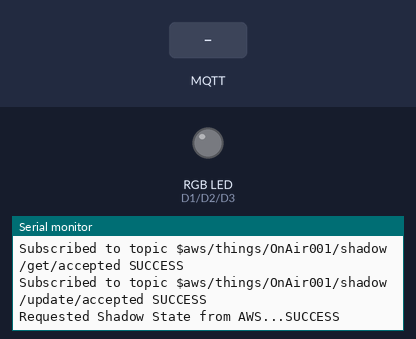
A sketch run on a simulated ESP8266 (NodeMCU). Parts: an RGB LED mixed from three pins (HIGH = lit), the last lines printed to the serial monitor. The inputs (shaded band) are chosen by the test bench. WiFi joins after 1.5 s; servers stay silent unless stated; the local clock reads 2024-03-15 10:24:30 at power-on unless the sketch sets it; no MQTT or app messages arrive unless stated.

Above: at 4.8 s.
4.9 s: MQTT message "1" arrives on the first subscribed topic
At 6.1 s:
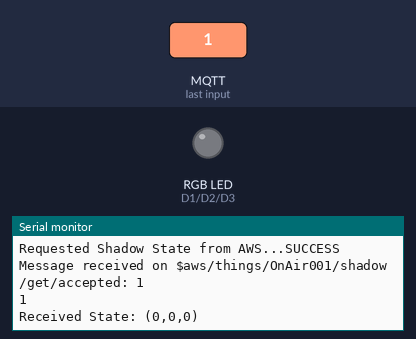
6.4 s: MQTT message "on" arrives on the first subscribed topic
At 7.5 s:
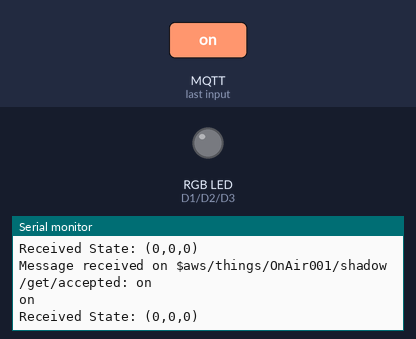
7.9 s: MQTT message "off" arrives on the first subscribed topic
At 8.7 s:
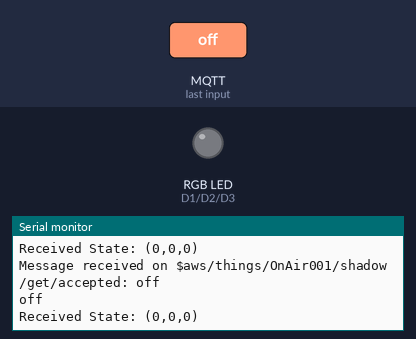

Measured:
- after the input at 4.9 s, the serial monitor: prints a new line at once (image 1)
- after the input at 6.4 s, the serial monitor: prints a new line at once (image 2)
- after the input at 7.9 s, the serial monitor: prints a new line at once (image 3)

The sketch:

Teams-Lighting-Controller.ino
```cpp
// Board configuration - Which LEDS are in which ports
#define RED_LED D1
#define GREEN_LED D2
#define BLUE_LED D3

#include "config.h"
#include "WifiHelpers.h"
#include <PubSubClient.h>
#include <ESP8266mDNS.h>
#include <ArduinoJson.h>

int ledValues[3] = {0, 0, 0};
boolean firstSendDone = false;
StaticJsonBuffer<1000> jsonBuffer;

// AWS IOT Config
BearSSL::X509List client_crt(CONFIG_PEM_CRT);
BearSSL::PrivateKey client_key(CONFIG_PEM_KEY);
BearSSL::X509List rootCert(CONFIG_CERT_CA);
WiFiClientSecure wiFiClient;
void msgReceived(char* topic, byte* payload, unsigned int len);
PubSubClient pubSubClient(CONFIG_AWS_ENDPOINT, 8883, msgReceived, wiFiClient);

// AWS IoT Topics
char TOPIC_PUB_GET[80];
char TOPIC_SUB_GET_ACCEPTED[80];
char TOPIC_SUB_UPDATE_ACCEPTED[80];

void setup() {
  // Configure LED pins for output
  pinMode(RED_LED, OUTPUT);
  pinMode(BLUE_LED, OUTPUT);
  pinMode(GREEN_LED, OUTPUT);

  Serial.begin(115200);

  // Pub/Sub Topics
  snprintf(TOPIC_PUB_GET,             sizeof(TOPIC_PUB_GET),             "%s%s%s", "$aws/things/", CONFIG_DEVICE_NAME, "/shadow/get");
  snprintf(TOPIC_SUB_GET_ACCEPTED,    sizeof(TOPIC_SUB_GET_ACCEPTED),    "%s%s%s", "$aws/things/", CONFIG_DEVICE_NAME, "/shadow/get/accepted");
  snprintf(TOPIC_SUB_UPDATE_ACCEPTED, sizeof(TOPIC_SUB_UPDATE_ACCEPTED), "%s%s%s", "$aws/things/", CONFIG_DEVICE_NAME, "/shadow/update/accepted");

  // Connect to WiFi
  pulseLeds(false, false, true);
  connectWiFi(CONFIG_WIFI_SSID, CONFIG_WIFI_PASSWORD);

  // get current time, otherwise certificates are flagged as expired
  setCurrentTime();

  // Connect to AWS IOT
  wiFiClient.setClientRSACert(&client_crt, &client_key);
  wiFiClient.setTrustAnchors(&rootCert);

  // PubSubClient buffer
  pubSubClient.setBufferSize(512);
  pulseLeds(false, true, true);
}

void loop() {
  pubSubCheckConnect();

  // Get shadow state from AWS IOT
  if (!firstSendDone){
      boolean result = pubSubClient.publish(TOPIC_PUB_GET, "");
      Serial.print("Requested Shadow State from AWS...");
      Serial.println(result ? "SUCCESS" : "FAILURE");
      firstSendDone = true;
  }
}


/*
 * IOT PUB/SUB
 */


// Runs on status update (message received on topic)
void msgReceived(char* topic, byte* payload, unsigned int length) {
  Serial.print("Message received on "); Serial.print(topic); Serial.print(": ");
  char message[1000] = "";
  for (int i = 0; i < length; i++) {
    Serial.print((char)payload[i]);
    message[i] = (char)payload[i];
  }
  Serial.println();

  Serial.println(message);
  JsonObject& awsIotPayload = jsonBuffer.parseObject(message);
  int red = awsIotPayload["state"]["desired"]["red"].as<int>();
  int green = awsIotPayload["state"]["desired"]["green"].as<int>();
  int blue = awsIotPayload["state"]["desired"]["blue"].as<int>();

  Serial.print("Received State: (");
  Serial.print(red);
  Serial.print(",");
  Serial.print(green);
  Serial.print(",");
  Serial.print(blue);
  Serial.println(")");

  setLeds(red, green, blue);
  jsonBuffer.clear();
}

// Subscribes to the IoT topics for this device shadow / status
void pubSubCheckConnect() {
  if ( ! pubSubClient.connected()) {
    Serial.print("PubSubClient connecting to: "); Serial.print(CONFIG_AWS_ENDPOINT);
    while ( ! pubSubClient.connected()) {
      Serial.print(".");
      pubSubClient.connect(CONFIG_DEVICE_NAME);
    }
    Serial.println(" connected");

    // Subscribe to topics
    boolean result = pubSubClient.subscribe(TOPIC_SUB_GET_ACCEPTED);
    Serial.printf("Subscribed to topic %s ", TOPIC_SUB_GET_ACCEPTED);
    Serial.println(result ? "SUCCESS" : "FAILURE");
    result = pubSubClient.subscribe(TOPIC_SUB_UPDATE_ACCEPTED);
    Serial.printf("Subscribed to topic %s ", TOPIC_SUB_UPDATE_ACCEPTED);
    Serial.println(result ? "SUCCESS" : "FAILURE");

    pulseLeds(true, true, true);
  }
  pubSubClient.loop();
}

// Sets the current time from ntp
void setCurrentTime() {
  configTime(3 * 3600, 0, "pool.ntp.org", "time.nist.gov");

  Serial.print("Waiting for NTP time sync: ");
  time_t now = time(nullptr);
  while (now < 8 * 3600 * 2) {
    delay(500);
    Serial.print(".");
    now = time(nullptr);
  }
  Serial.println("");
  struct tm timeinfo;
  gmtime_r(&now, &timeinfo);
  Serial.print("Current time: "); Serial.print(asctime(&timeinfo));
}


/*
 * BOARD LOGIC DISPLAY STUFF
 */


// Pulse and LED
// Blocks This takes 510ms
void pulseLeds(bool red, bool green, bool blue) {
  // Fade Up
  for (int i = 0; i < 255; i++){
    setLeds(red ? i : 0, green ? i : 0, blue ? i : 0);
    delay(1);
  }
  // Fade Down
  for (int i = 255; i >= 0; i--){
    setLeds(red ? i : 0, green ? i : 0, blue ? i : 0);
    delay(1);
  }
}

// Sets the LED pattern (R, G, B) (255, 255, 255)
void setLeds(int red, int green, int blue) {
  analogWrite(RED_LED, red);
  analogWrite(GREEN_LED, green);
  analogWrite(BLUE_LED, blue);
}

// Connect to Wifi
void connectWiFi(char *ssid, char *password)
{
    Serial.printf("Attempting to connect to SSID: %s.\r\n", ssid);

    // Connect to WPA/WPA2 network
    WiFi.begin(ssid, password);
    while (WiFi.status() != WL_CONNECTED)
    {
        // Get Mac Address and show it.
        // WiFi.macAddress(mac) save the mac address into a six length array, but the endian may be different. The huzzah board should
        // start from mac[0] to mac[5], but some other kinds of board run in the oppsite direction.
        uint8_t mac[6];
        WiFi.macAddress(mac);
        Serial.printf("Device (%02x:%02x:%02x:%02x:%02x:%02x) failed to connect to %s (%s). Waiting ~5 seconds to retry.\r\n",
                mac[0], mac[1], mac[2], mac[3], mac[4], mac[5], ssid, wl_status_to_string(WiFi.status()));
        WiFi.begin(ssid, password);

        // This should wait for approximately 5 seconds ish
        for(int i = 0; i < 5; i++){
          pulseLeds(false, false, true);
        }
    }
    Serial.printf("Connected to wifi %s (%s).\r\n", ssid, WiFi.localIP().toString().c_str());
}
```

WifiHelpers.h
```cpp
#include <ESP8266WiFi.h>

const char* wl_status_to_string(wl_status_t status);
```

WifiHelpers.ino
```cpp
#include <ESP8266WiFi.h>

const char* wl_status_to_string(wl_status_t status) {
  switch (status) {
    case WL_NO_SHIELD: return "WL_NO_SHIELD";
    case WL_IDLE_STATUS: return "WL_IDLE_STATUS";
    case WL_NO_SSID_AVAIL: return "WL_NO_SSID_AVAIL";
    case WL_SCAN_COMPLETED: return "WL_SCAN_COMPLETED";
    case WL_CONNECTED: return "WL_CONNECTED";
    case WL_CONNECT_FAILED: return "WL_CONNECT_FAILED";
    case WL_CONNECTION_LOST: return "WL_CONNECTION_LOST";
    case WL_DISCONNECTED: return "WL_DISCONNECTED";
  }
}
```

config.h
```cpp
// This is the config file for the Teams-Lighting-Controller.ino program
// This contains all the sensitive configuration
// DO NOT COMMIT YOUR CREDENTIALS INTO THE REPOSITORY
// DO NOT COMMIT THIS FILE (unless you really truly know what you're doing)

// WiFi Settings
char CONFIG_WIFI_SSID[]         = "wifi-ssid";
char CONFIG_WIFI_PASSWORD[]     = "wifi-password";

// AWS IOT Settings
char CONFIG_AWS_ENDPOINT[]      = "xxxxxxxx-ats.iot.us-east-1.amazonaws.com";
char CONFIG_AWS_REGION[]        = "us-east-1";
const char* CONFIG_DEVICE_NAME  = "OnAir001";

// CERTIFICATES
static const char CONFIG_PEM_CRT[] PROGMEM = R"EOF(
-----BEGIN CERTIFICATE-----
-----END CERTIFICATE-----
)EOF";
static const char CONFIG_PEM_KEY[] PROGMEM = R"EOF(
-----BEGIN RSA PRIVATE KEY-----
-----END RSA PRIVATE KEY-----
)EOF";
static const char CONFIG_CERT_CA[] PROGMEM = R"EOF(
-----BEGIN CERTIFICATE-----
-----END CERTIFICATE-----
)EOF";
```
